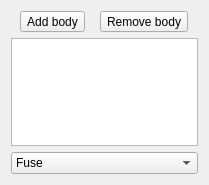
<?xml version="1.0" encoding="UTF-8"?>
<ui version="4.0">
 <class>PartDesignGui::TaskBooleanParameters</class>
 <widget class="QWidget" name="PartDesignGui::TaskBooleanParameters">
  <property name="geometry">
   <rect>
    <x>0</x>
    <y>0</y>
    <width>209</width>
    <height>185</height>
   </rect>
  </property>
  <property name="windowTitle">
   <string>Form</string>
  </property>
  <layout class="QVBoxLayout" name="verticalLayout">
   <item>
    <layout class="QHBoxLayout" name="horizontalLayout">
     <item>
      <widget class="QToolButton" name="buttonBodyAdd">
       <property name="text">
        <string>Add body</string>
       </property>
       <property name="checkable">
        <bool>true</bool>
       </property>
      </widget>
     </item>
     <item>
      <widget class="QToolButton" name="buttonBodyRemove">
       <property name="text">
        <string>Remove body</string>
       </property>
       <property name="checkable">
        <bool>true</bool>
       </property>
      </widget>
     </item>
    </layout>
   </item>
   <item>
    <widget class="QListWidget" name="listWidgetBodies"/>
   </item>
   <item>
    <widget class="QComboBox" name="comboType">
     <item>
      <property name="text">
       <string>Fuse</string>
      </property>
     </item>
     <item>
      <property name="text">
       <string>Cut</string>
      </property>
     </item>
     <item>
      <property name="text">
       <string>Common</string>
      </property>
     </item>
    </widget>
   </item>
  </layout>
 </widget>
 <resources/>
 <connections/>
</ui>
